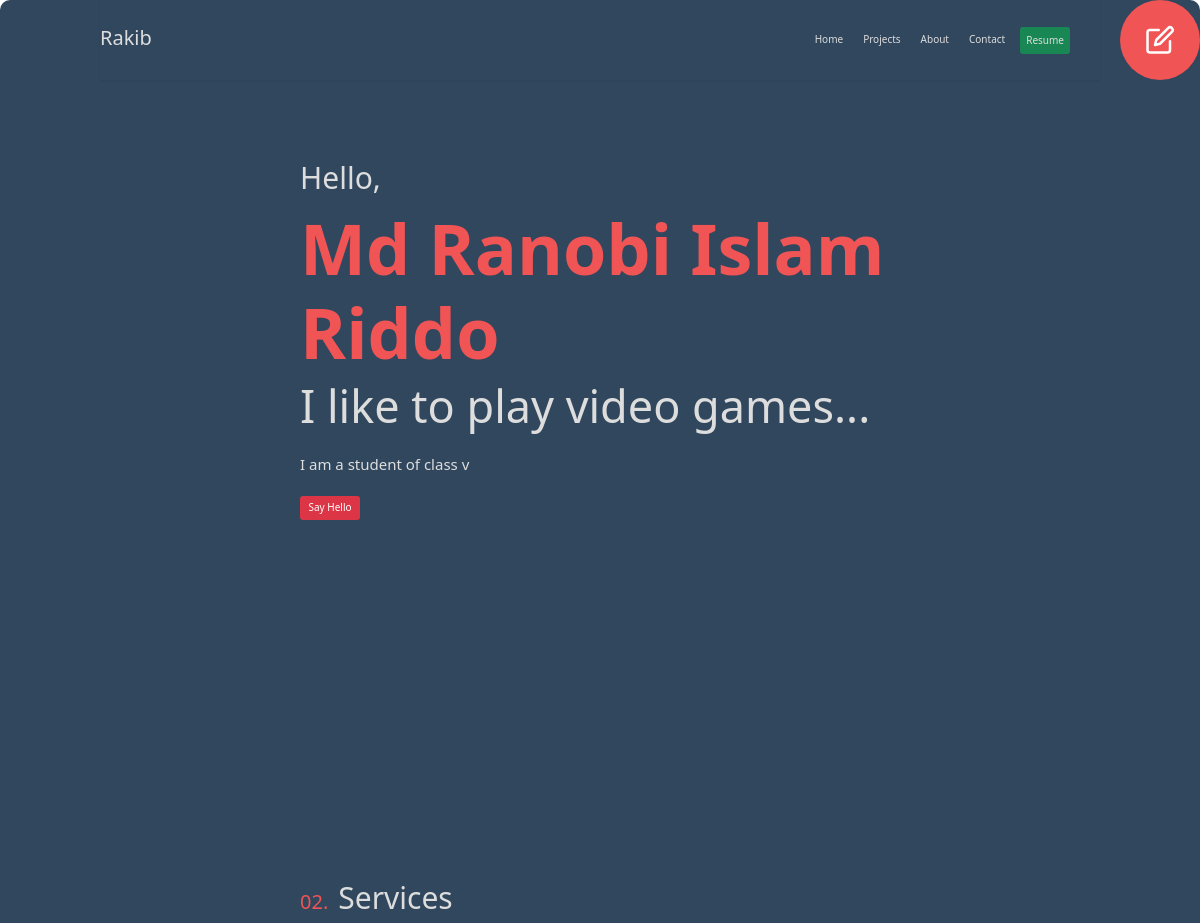
The app's page /edit/ (signed in, upper part), older data.
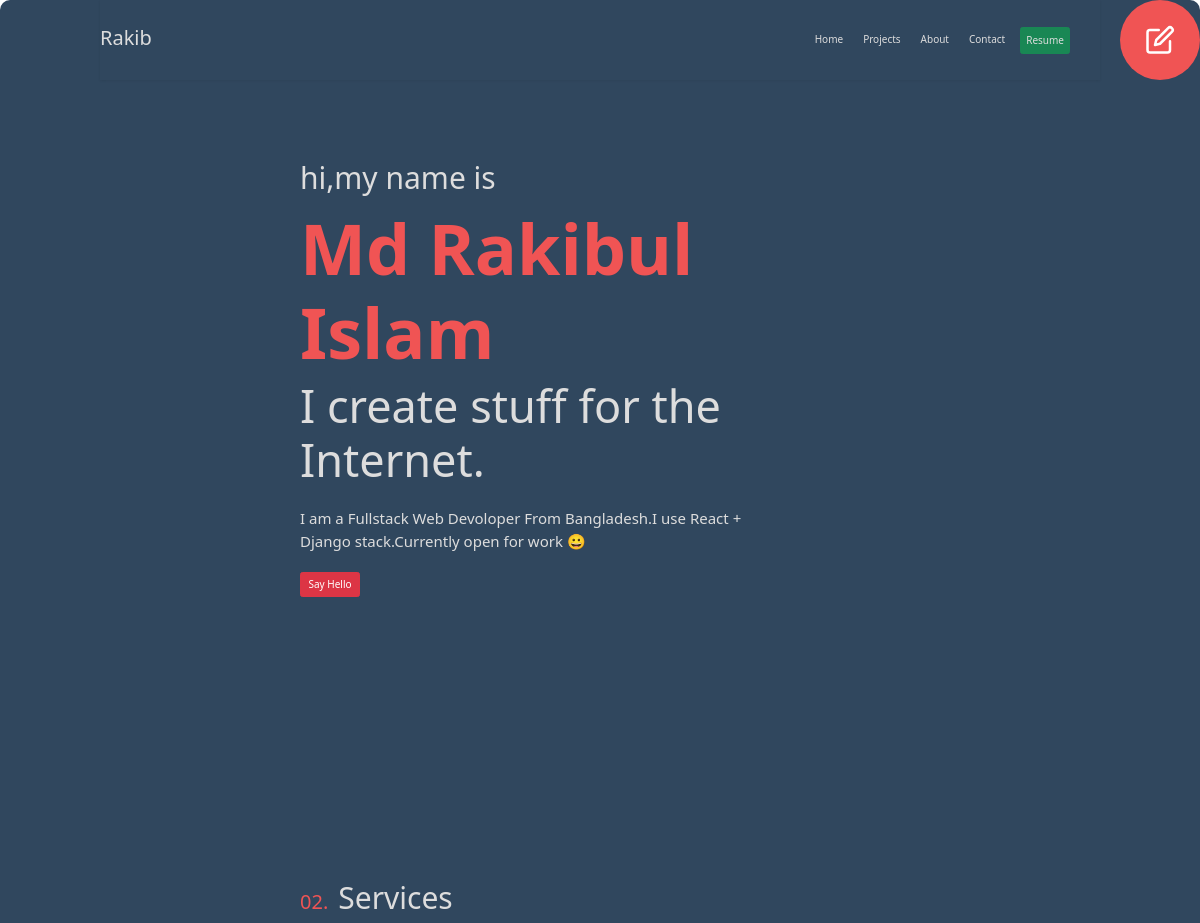
The same page, newer data.
### EditPortfolio/models.py (models this page shows, shortened)
class heroModel(models.Model):
    username = models.CharField(max_length=100,null=True,blank=True)
    before_name = models.CharField(max_length=100,null=True,blank=True,default="Hi,my name is..")
    fullname = models.CharField(max_length=100,null=True,blank=True,default="FirstName LastName")
    before_description = models.CharField(max_length=100,null=True,blank=True,default="I create stuff for the Internet.")
    description = models.CharField(max_length=100,null=True,blank=True,default="I am a Fullstack Web Devoloper From Bangladesh.I use React + Django stack.Currently open for work 😀")
    created = models.DateTimeField(auto_now_add=True,null=True,blank=True)

### EditPortfolio/views.py (the view)
# urls.py: path("",editView,name="edit"),
def editView(request):
    hero_contents = heroModel.objects.filter(username=request.user).first()
    hero_contents_default = heroModel.objects.filter(
        username="default").first()
    if hero_contents is not None:
        data = {
            "check": 1,
            'before_name': hero_contents.before_name,
            'name': hero_contents.fullname,
            'before_description': hero_contents.before_description,
            'description': hero_contents.description,
        }
    else:
        data = {
            "check": 0,
            'before_name': hero_contents_default.before_name,
            'name': hero_contents_default.fullname,
            'before_description': hero_contents_default.before_description,
            'description': hero_contents_default.description,
        }
    return render(request, "edit/editpage.html", context={
        'data': data
    })

### templates/edit/editpage.html (shortened to what this page needs)
{% extends "base.html" %}
 {% load static %}
 {% block css %}
<link rel="stylesheet" href="{% static 'css/navbar.css' %}" type="text/css" />
<link
  rel="stylesheet"
  href="{% static 'css/edit/edit.css' %}"
  type="text/css"
/>
{% endblock %}
  {% block content %}
  <div class="background_full">
  {% if user.is_authenticated %}
    {% include "edit/editbutton.html" %}
     {% include "navbar.html" %}
     {% include "Hero/hero.html" with data=data %}
     {% include "projects/projects_container.html" %}
  </div>
  {% else %}
  {% include "auth/signup.html" %}
  {% endif %}
{% endblock %}

### templates/base.html (shortened to what this page needs)
{% load static %}
<!DOCTYPE html>
<html lang="en">
  <head>
    <link
      rel="stylesheet"
      href="{% static 'assets/bootstrap/bootstrap/css/bootstrap.min.css' %}"
      type="text/css"
    />
      <link
      rel="stylesheet"
      href="https://maxcdn.bootstrapcdn.com/font-awesome/4.7.0/css/font-awesome.min.css"
      type="text/css"
    />
    <link
      rel="stylesheet"
      href="{% static 'css/humburger.css' %}"
      type="text/css"
    />
    <link
      rel="stylesheet"
      href="{% static 'css/index.css' %}"
      type="text/css"
    />
    <link
      rel="stylesheet"
      href="{% static 'css/Hero/hero.css' %}"
      type="text/css"
    />
    <link
    rel="stylesheet"
    href="{% static 'css/projects/projects.css' %}"
    type="text/css"
  />
    {% block css %}
    {% endblock %}
  </head>
  <body>
    {% block content %}{% endblock %}
  </body>
</html>

### templates/edit/editbutton.html (shortened to what this page needs)
<div class="edit_btn">
</div>

### templates/navbar.html (shortened to what this page needs)
{% load static %}
<nav class="navbar shadow-sm  navbar-expand-lg nav_container">
    <a class="navbar-brand text-capitalize text-xl" href="#"><h2 class="">Rakib</h2> </a>
    <div class="ms-auto   " id="navbarNav">
      <ul  id = "phone_nav" class="navbar-nav phone_nav menu_hide  ">
        <li class="nav-item me-3 active">
          <a class="nav-link" href="#">Home </a>
        </li>
        <li class="nav-item me-3">
          <a class="nav-link" href="#">Projects</a>
        </li>
        <li class="nav-item me-3">
          <a class="nav-link" href="#">About</a>
        </li>
        <li class="nav-item me-3">
          <a class="nav-link" href="#">Contact</a>
        </li>
        <li class="nav-item me-5">
          <a class="nav-link btn btn-success resume_btn" href="#">Resume</a>
        </li>
      </ul>
    </div>
  </nav>

### templates/Hero/hero.html (shortened to what this page needs)
<section id="hero_container">
<div class="port_hero" id="home">
  <div class="hero_left">
    <h3 id="main_before_name">{{data.before_name}}</h3>
    <h2 id="main_name">{{data.name}}</h2>
    <h4 id="main_before_desc">{{data.before_description}}</h4>
    <p id="main_desc">
      {{data.description}}
    </p>
    <button class="btn btn-danger">Say Hello</button>
  </div>
</div>
</section>

### templates/projects/projects_container.html (shortened to what this page needs)
{%load static%}
<section id="projects_container">
    <div class="project_header">
        <h2>
          <span>02.</span>Services
        </h2>
      </div>
</section>

### static/css/index.css (style rules this page uses)
body { --transition: all 0.25s cubic-bezier(0.645, 0.045, 0.355, 1); --white : #DDDDDD; --dark : #222831; --navy-dark:#30475E; --pink-red:#F05454; --font-mono: "SF Mono", "Fira Code", "Fira Mono", "Roboto Mono", monospace; --font-sans: "Calibre","San Francisco","SF Pro Text",-apple-system,system-ui,sans-serif; }
html { font-size: 62.5%; font-family: var(--font-mono); scroll-behavior: smooth; }
.background_full { background-color: var(--navy-dark); width: 100%; height: 100vh; border-radius: 10px; }

### static/css/Hero/hero.css (style rules this page uses)
#hero_container { background-color: var(--navy-dark); width: 100vw; height: 100vh; }
.port_hero { height: auto; min-height: 100vh; width: auto; min-width: 50vw; display: flex; margin: 0 30rem; }
.hero_left { margin-top: 1rem; }
.port_hero h3 { color: var(--white); font-size: 3rem; margin-top: 7rem; font-style: var(--font-mono); }
.port_hero h2 { font-size: clamp(5rem, 7rem, 10rem); font-style: var(--font-sans); margin-top: 1rem; color: var(--pink-red); font-weight: bold; }
.port_hero h4 { font-size: 4.5rem ; color: var(--white); }
.port_hero p { font-size: 1.5rem; color: var(--white); max-width: 45rem; margin: 2rem 0; }

### static/css/projects/projects.css (style rules this page uses)
#projects_container { height: 100vh; width: 100vw; background-color: var(--navy-dark); }
.project_header { display: flex; color: white; margin: 0 30rem; margin-bottom: 7rem; text-align: start; }
.project_header h2 { color: var(--white); font-size: 3rem; }
.project_header h2 span { color: var(--pink-red); font-size: 2rem; margin-right: 1rem; }

### static/css/navbar.css (style rules this page uses)
.nav_container { height: 80px !important; --hum__color: var(--pink-red); --hum_width: 3rem; --hum_height: 0.2rem; --hum_before_width: 3rem; --hum_before_height: 0.2rem; --hum_after_width: 3rem; --hum_after_height: 0.2rem; }
.nav_container a { cursor: pointer; color: var(--white); text-decoration: none; }
.nav_container { margin:0 10rem; }

### static/css/edit/edit.css (style rules this page uses)
.edit_btn { background: var(--pink-red); width: 8rem; height: 8rem; border-radius: 50%; display: flex; justify-content: center; align-items: center; color: white; position: absolute; top: 0; right: 0; cursor: pointer; z-index: 200; }

Row changes from the older to the newer data that the page shows:
removed heroModel: before_name "Hello,", name "Md Ranobi Islam Riddo", before_description "I like to play video games...", description "I am a student of class v"
added heroModel: before_name "hi,my name is", name "Md Rakibul Islam", before_description "I create stuff for the Internet.", description "I am a Fullstack Web Devoloper From Bangladesh.I use React + Django stack.Currently open for work 😀"
